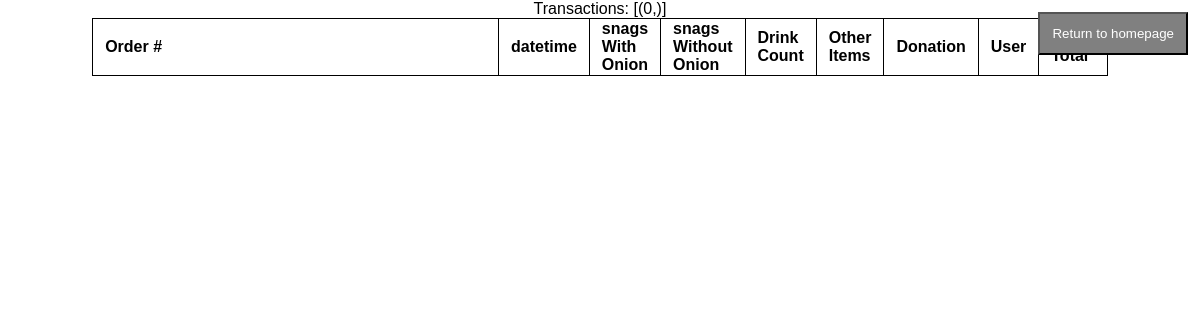
/admin, run on an earlier commit of the app's database.
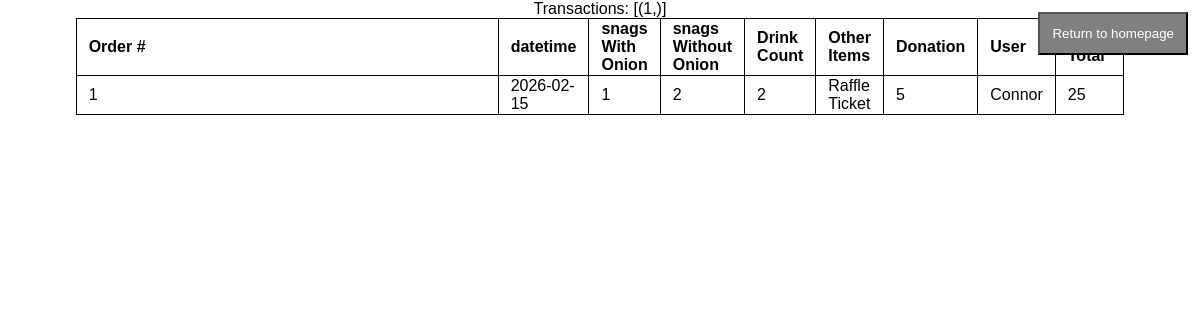
And on a later commit of the database.
### tables this page shows
CREATE TABLE "transactions" ('id' int PRIMARY KEY, 'datetime' datetime NOT NULL, 'with' int NOT NULL, 'without' int NOT NULL, 'water' int NOT NULL, 'coke' int NOT NULL, 'coke_zero' int NOT NULL, 'solo' int NOT NULL, 'other_drinks' int NOT NULL, 'other items' varchar(255), 'donation' int NOT NULL, 'total' int NOT NULL, 'user' varchar(255) NOT NULL);

### app.py (the view)
@app.route('/admin')
def adminPage():
    transactionsCount = loadTransactions()[0]
    transactions = loadTransactions()[1]
    return render_template('admin.html', transactions=transactions, transactionsCount=transactionsCount)

### app.py (called while the page is built)
def loadTransactions():
    with sqlite3.connect('backend.db') as db:
        cursor = db.cursor()
        cursor.execute('SELECT COUNT(*) FROM transactions')
        transactionCount = cursor.fetchall()
        cursor.execute('SELECT * FROM transactions')
        transactions = cursor.fetchall()
        return transactionCount, transactions

### templates/admin.html (shortened to what this page needs)
{% extends 'base.html' %}
{% block body %}
<div>
    Transactions: {{ transactionsCount }}
    <a href="/" style="position: absolute; right: 0px;">
        <button>
            Return to homepage
        </button>
    </a>
    <br>
    <table>
        <tr>
            <th>Order #</th>
            <th>datetime</th>
            <th>snags With Onion</th>
            <th>snags Without Onion</th>
            <th>Drink Count</th>
            <th>Other Items</th>
            <th>Donation</th>
            <th>User</th>
            <th>Order Total</th>
        </tr>
        {% for sale in transactions %}
        <tr>
            <td>{{ sale[0] }}</td>
            <td>{{ sale[1] }}</td>
            <td>{{ sale[2] }}</td>
            <td>{{ sale[3] }}</td>
            <td>{{ sale[4]+sale[5]+sale[6]+sale[7]+sale[8] }}</td>
            <td>{{ sale[9]}}</td>
            <td>{{ sale[10]}}</td>
            <td>{{ sale[12]}}</td>
            <td>{{ sale[11]}}</td>
        </tr>
        {% endfor %}
    </table>
</div>
{% endblock %}

What changed in the data, as far as the page shows it:
added transactions: id "1", datetime "2026-02-15", with "1", without "2", sale[4]+sale[5]+sale[6]+sale[7]+sale[8] "2", other items "Raffle Ticket", donation "5", user "Connor", total "25"
Also different on the page:
{{ transactionsCount }}: "[(0,)]" → "[(1,)]"
